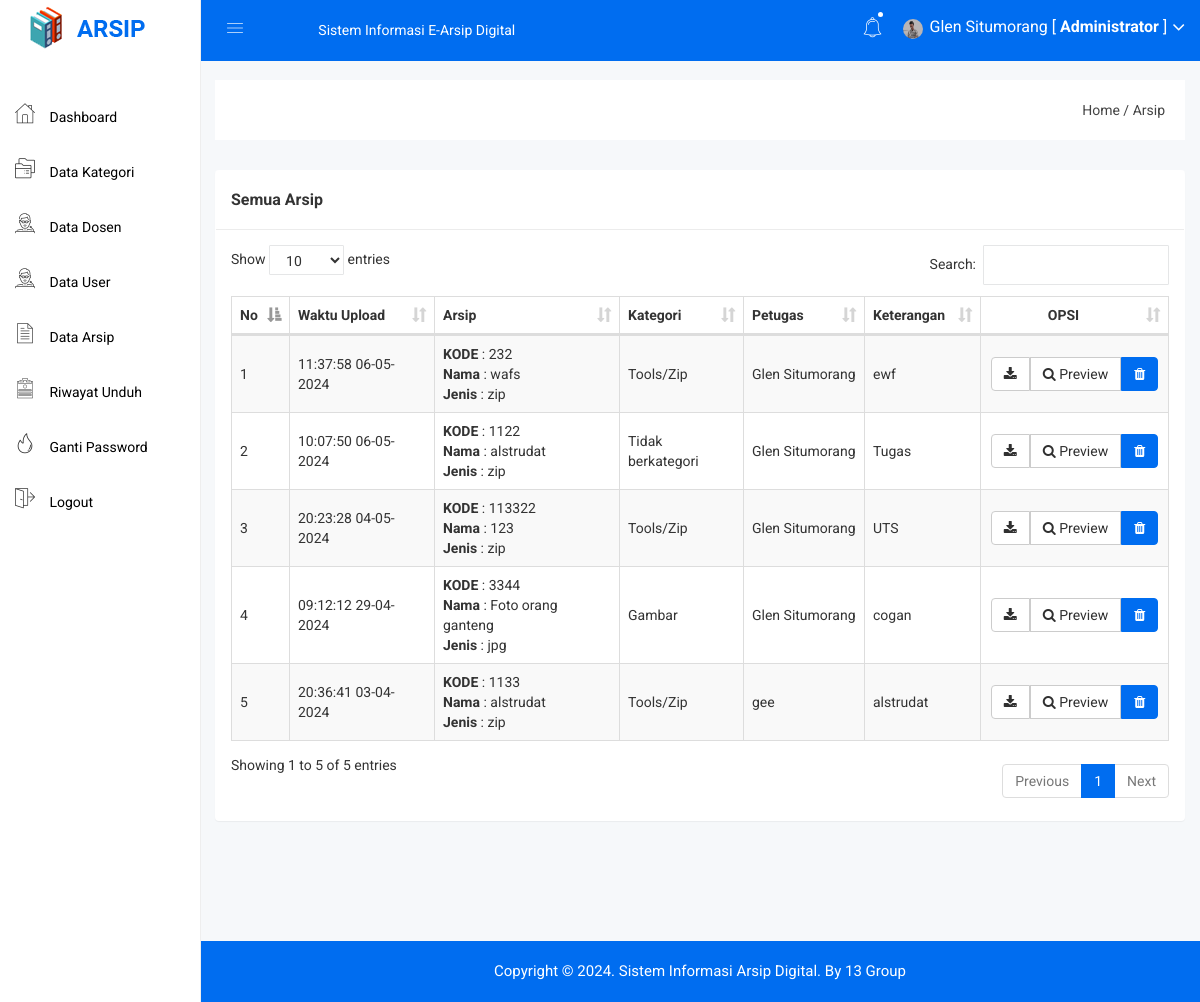
/admin/arsip.php (signed in), run on the app's committed database.
### tables this page shows
CREATE TABLE `arsip` (
  `arsip_id` int NOT NULL,
  `arsip_waktu_upload` datetime NOT NULL,
  `arsip_petugas` int NOT NULL,
  `arsip_kode` varchar(255) NOT NULL,
  `arsip_nama` varchar(255) NOT NULL,
  `arsip_jenis` varchar(255) NOT NULL,
  `arsip_kategori` int NOT NULL,
  `arsip_keterangan` text NOT NULL,
  `arsip_file` varchar(255) NOT NULL
);

CREATE TABLE `kategori` (
  `kategori_id` int NOT NULL,
  `kategori_nama` varchar(255) NOT NULL,
  `kategori_keterangan` text NOT NULL
);

CREATE TABLE `petugas` (
  `petugas_id` int NOT NULL,
  `petugas_nama` varchar(255) NOT NULL,
  `petugas_username` varchar(255) NOT NULL,
  `petugas_password` varchar(255) NOT NULL,
  `petugas_foto` varchar(255) NOT NULL
);

### admin/arsip.php (the view, shortened to what this page needs)
<?php include 'header.php'; ?>
<div class="breadcome-area">
    <div class="container-fluid">
        <div class="row">
            <div class="col-lg-12 col-md-12 col-sm-12 col-xs-12">
                <div class="breadcome-list">
                    <div class="row">
                        <div class="col-lg-6 col-md-6 col-sm-6 col-xs-12">
                        </div>
                        <div class="col-lg-6 col-md-6 col-sm-6 col-xs-12">
                            <ul class="breadcome-menu" style="padding-top: 0px">
                                <li><a href="#">Home</a> <span class="bread-slash">/</span></li>
                                <li><span class="bread-blod">Arsip</span></li>
                            </ul>
                        </div>
                    </div>
                </div>
            </div>
        </div>
    </div>
</div>
<div class="container-fluid">
    <div class="panel panel">
        <div class="panel-heading">
            <h3 class="panel-title">Semua Arsip</h3>
        </div>
        <div class="panel-body">
            <table id="table" class="table table-bordered table-striped table-hover table-datatable">
                <thead>
                    <tr>
                        <th width="1%">No</th>
                        <th>Waktu Upload</th>
                        <th>Arsip</th>
                        <th>Kategori</th>
                        <th>Petugas</th>
                        <th>Keterangan</th>
                        <th class="text-center" width="20%">OPSI</th>
                    </tr>
                </thead>
                <tbody>
                    <?php
                    include '../koneksi.php';
                    $no = 1;
                    $arsip = mysqli_query($koneksi,"SELECT * FROM arsip,kategori,petugas WHERE arsip_petugas=petugas_id and arsip_kategori=kategori_id ORDER BY arsip_id DESC");
                    while($p = mysqli_fetch_array($arsip)){
                        ?>
                        <tr>
                            <td><?php echo $no++; ?></td>
                            <td><?php echo date('H:i:s  d-m-Y',strtotime($p['arsip_waktu_upload'])) ?></td>
                            <td>
                                <b>KODE</b> : <?php echo $p['arsip_kode'] ?><br>
                                <b>Nama</b> : <?php echo $p['arsip_nama'] ?><br>
                                <b>Jenis</b> : <?php echo $p['arsip_jenis'] ?><br>
                            </td>
                            <td><?php echo $p['kategori_nama'] ?></td>
                            <td><?php echo $p['petugas_nama'] ?></td>
                            <td><?php echo $p['arsip_keterangan'] ?></td>
                            <td class="text-center">
                                <div class="btn-group">
                                    <a target="_blank" class="btn btn-default" href="../arsip/<?php echo $p['arsip_file']; ?>"><i class="fa fa-download"></i></a>
                                    <a target="_blank" href="arsip_preview.php?id=<?php echo $p['arsip_id']; ?>" class="btn btn-default"><i class="fa fa-search"></i> Preview</a>
                                    <button type="button" class="btn btn-primary" data-toggle="modal" data-target="#exampleModal_<?php echo $p['arsip_id']; ?>">
                                        <i class="fa fa-trash"></i>
                                    </button>
                                </div>
                            </td>
                        </tr>
                        <?php
                    }
                    ?>
                </tbody>
            </table>
        </div>
    </div>
</div>
<?php include 'footer.php'; ?>

### admin/header.php (shortened to what this page needs)
<!doctype html>
<html>
<head>
    <link rel="stylesheet" href="../assets/css/bootstrap.min.css">
    <link rel="stylesheet" href="../assets/css/font-awesome.min.css">
    <link rel="stylesheet" href="../assets/css/owl.carousel.css">
    <link rel="stylesheet" href="../assets/css/owl.theme.css">
    <link rel="stylesheet" href="../assets/css/owl.transitions.css">
    <link rel="stylesheet" href="../assets/css/animate.css">
    <link rel="stylesheet" href="../assets/css/normalize.css">
    <link rel="stylesheet" href="../assets/css/meanmenu.min.css">
    <link rel="stylesheet" href="../assets/css/main.css">
    <link rel="stylesheet" href="../assets/css/educate-custon-icon.css">
    <link rel="stylesheet" href="../assets/css/morrisjs/morris.css">
    <link rel="stylesheet" href="../assets/css/scrollbar/jquery.mCustomScrollbar.min.css">
    <link rel="stylesheet" href="../assets/css/metisMenu/metisMenu.min.css">
    <link rel="stylesheet" href="../assets/css/metisMenu/metisMenu-vertical.css">
    <link rel="stylesheet" href="../assets/css/calendar/fullcalendar.min.css">
    <link rel="stylesheet" href="../assets/css/calendar/fullcalendar.print.min.css">
    <link rel="stylesheet" href="../assets/style.css">
    <link rel="stylesheet" href="../assets/css/responsive.css">
    <link rel="stylesheet" href="../assets/css/style.css">
    <link rel="stylesheet" type="text/css" href="../assets/js/DataTables/datatables.css">
    <?php
    include '../koneksi.php';
    ?>
</head>
<body>
    <div class="left-sidebar-pro">
        <nav id="sidebar" class="">
            <div class="sidebar-header">
                <a href="index.html"><img class="main-logo" src="../assets/img/logo/logo.png" alt="" /></a>
            </div>
            <div class="left-custom-menu-adp-wrap comment-scrollbar">
                <nav class="sidebar-nav left-sidebar-menu-pro" style="margin-top: 30px">
                    <ul class="metismenu" id="menu1">
                        <li class="active">
                            <a href="index.php">
                                <span class="educate-icon educate-home icon-wrap"></span>
                                <span class="mini-click-non">Dashboard</span>
                            </a>
                        </li>
                        <li>
                            <a href="kategori.php" aria-expanded="false"><span class="educate-icon educate-course icon-wrap sub-icon-mg" aria-hidden="true"></span> <span class="mini-click-non">Data Kategori</span></a>
                        </li>
                        <li>
                            <a href="petugas.php" aria-expanded="false"><span class="educate-icon educate-professor icon-wrap sub-icon-mg" aria-hidden="true"></span> <span class="mini-click-non">Data Dosen</span></a>
                        </li>
                        <li>
                            <a href="user.php" aria-expanded="false"><span class="educate-icon educate-professor icon-wrap sub-icon-mg" aria-hidden="true"></span> <span class="mini-click-non">Data User</span></a>
                        </li>
                        <li>
                            <a href="arsip.php" aria-expanded="false"><span class="educate-icon educate-data-table icon-wrap sub-icon-mg" aria-hidden="true"></span> <span class="mini-click-non">Data Arsip</span></a>
                        </li>
                        <li>
                            <a href="riwayat.php" aria-expanded="false"><span class="educate-icon educate-form icon-wrap sub-icon-mg" aria-hidden="true"></span> <span class="mini-click-non">Riwayat Unduh</span></a>
                        </li>
                        <li>
                            <a href="gantipassword.php" aria-expanded="false"><span class="educate-icon educate-danger icon-wrap sub-icon-mg" aria-hidden="true"></span> <span class="mini-click-non">Ganti Password</span></a>
                        </li>
                        <li>
                            <a href="logout.php" aria-expanded="false"><span class="educate-icon educate-pages icon-wrap sub-icon-mg" aria-hidden="true"></span> <span class="mini-click-non">Logout</span></a>
                        </li>
                    </ul>
                </nav>
            </div>
        </nav>
    </div>
    <div class="all-content-wrapper">
        <div class="container-fluid">
            <div class="row">
                <div class="col-lg-12 col-md-12 col-sm-12 col-xs-12">
                    <div class="logo-pro">
                        <a href="index.html"><img class="main-logo" src="../assets/img/logo/logo.png" alt="" /></a>
                    </div>
                </div>
            </div>
        </div>
        <div class="header-advance-area">
            <div class="header-top-area">
                <div class="container-fluid">
                    <div class="row">
                        <div class="col-lg-12 col-md-12 col-sm-12 col-xs-12">
                            <div class="header-top-wraper">
                                <div class="row">
                                    <div class="col-lg-1 col-md-0 col-sm-12 col-xs-12">
                                        <div class="menu-switcher-pro">
                                            <button type="button" id="sidebarCollapse" class="btn bar-button-pro header-drl-controller-btn btn-info navbar-btn">
                                                <i class="educate-icon educate-nav"></i>
                                            </button>
                                        </div>
                                    </div>
                                    <div class="col-lg-5 col-md-6 col-sm-12 col-xs-12">
                                        <div class="header-top-menu tabl-d-n">
                                            <ul class="nav navbar-nav mai-top-nav">
                                                <li class="nav-item"><a href="#" class="nav-link">Sistem Informasi E-Arsip Digital</a></li>
                                            </ul>
                                        </div>
                                    </div>
                                    <div class="col-lg-6 col-md-6 col-sm-12 col-xs-12">
                                        <div class="header-right-info">
                                            <ul class="nav navbar-nav mai-top-nav header-right-menu">
                                                <li class="nav-item">
                                                    <a href="#" data-toggle="dropdown" role="button" aria-expanded="false" class="nav-link dropdown-toggle"><i class="educate-icon educate-bell" aria-hidden="true"></i><span class="indicator-nt"></span></a>
                                            </li>
                                            <li class="nav-item">
                                                <a href="#" data-toggle="dropdown" role="button" aria-expanded="false" class="nav-link dropdown-toggle">
                                                    <?php
                                                    $id_admin = $_SESSION['id'];
                                                    $profil = mysqli_query($koneksi,"select * from admin where admin_id='$id_admin'");
                                                    $profil = mysqli_fetch_assoc($profil);
                                                    if($profil['admin_foto'] == ""){
                                                      ?>
                                                      <img src="../gambar/sistem/user.png" style="width: 20px;height: 20px">
                                                  <?php }else{ ?>
                                                    <img src="../gambar/admin/<?php echo $profil['admin_foto'] ?>" style="width: 20px;height: 20px">
                                                <?php } ?>
                                                <span class="admin-name"><?php echo $_SESSION['nama']; ?> [ <b>Administrator</b> ]</span>
                                                <i class="fa fa-angle-down edu-icon edu-down-arrow"></i>
                                            </a>
                                        </li>
                                    </ul>
                                </div>
                            </div>
                        </div>
                    </div>
                </div>
            </div>
        </div>
    </div>
</div>

### data on the page
arsip: arsip_waktu_upload "11:37:58 06-05-2024", arsip_kode "232", arsip_nama "wafs", arsip_jenis "zip", kategori.kategori_nama "Tools/Zip", petugas.petugas_nama "Glen Situmorang", arsip_keterangan "ewf"
arsip: arsip_waktu_upload "10:07:50 06-05-2024", arsip_kode "1122", arsip_nama "alstrudat", arsip_jenis "zip", kategori.kategori_nama "Tidak berkategori", petugas.petugas_nama "Glen Situmorang", arsip_keterangan "Tugas"
arsip: arsip_waktu_upload "20:23:28 04-05-2024", arsip_kode "113322", arsip_nama "123", arsip_jenis "zip", kategori.kategori_nama "Tools/Zip", petugas.petugas_nama "Glen Situmorang", arsip_keterangan "UTS"
arsip: arsip_waktu_upload "09:12:12 29-04-2024", arsip_kode "3344", arsip_nama "Foto orang ganteng", arsip_jenis "jpg", kategori.kategori_nama "Gambar", petugas.petugas_nama "Glen Situmorang", arsip_keterangan "cogan"
arsip: arsip_waktu_upload "20:36:41 03-04-2024", arsip_kode "1133", arsip_nama "alstrudat", arsip_jenis "zip", kategori.kategori_nama "Tools/Zip", petugas.petugas_nama "gee", arsip_keterangan "alstrudat"

### other printed values
$_SESSION['nama'] "Glen Situmorang"
